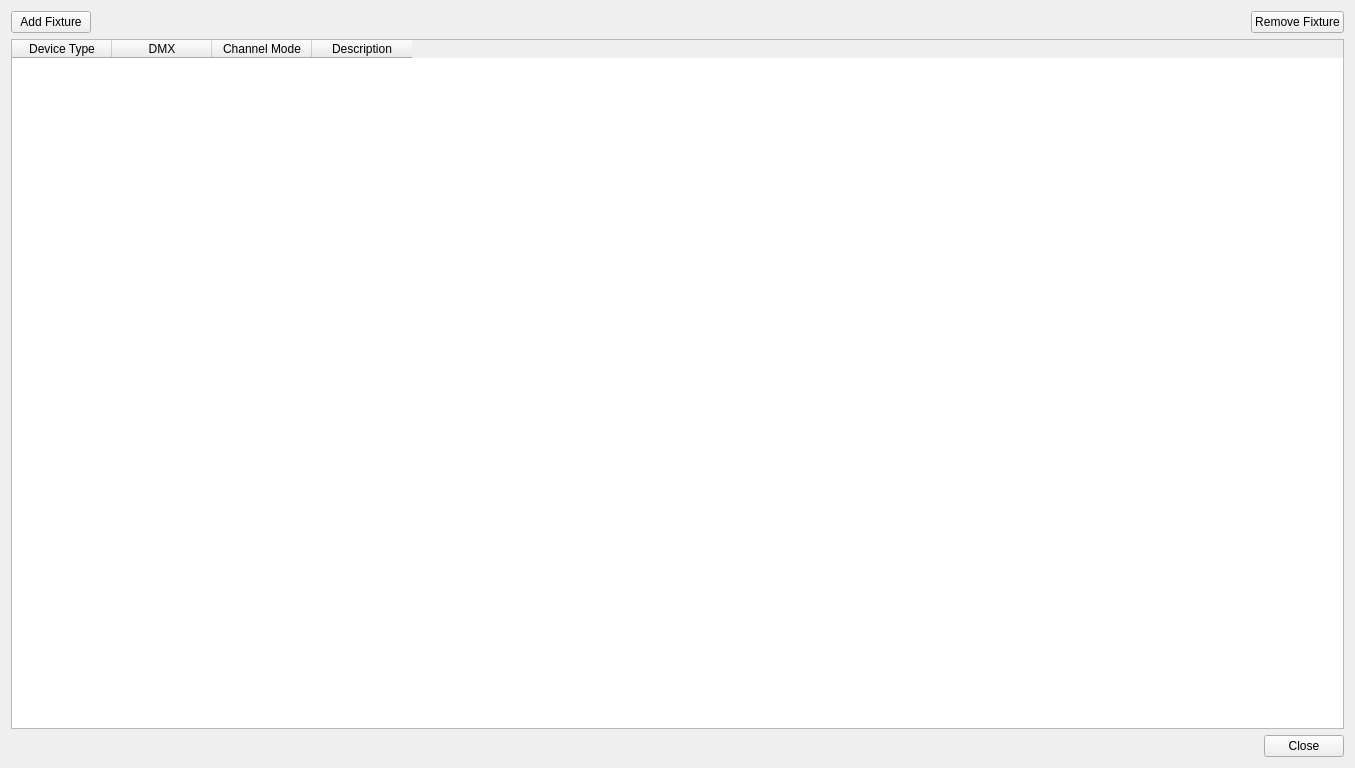
<?xml version="1.0" encoding="UTF-8"?>
<ui version="4.0">
 <class>UniverseEditorWidget</class>
 <widget class="QWidget" name="UniverseEditorWidget">
  <property name="geometry">
   <rect>
    <x>0</x>
    <y>0</y>
    <width>1355</width>
    <height>768</height>
   </rect>
  </property>
  <property name="windowTitle">
   <string>Form</string>
  </property>
  <layout class="QVBoxLayout" name="verticalLayout">
   <item>
    <layout class="QHBoxLayout" name="horizontalLayout">
     <item>
      <widget class="QPushButton" name="pushButton_addFixture">
       <property name="text">
        <string>Add Fixture</string>
       </property>
      </widget>
     </item>
     <item>
      <spacer name="horizontalSpacer">
       <property name="orientation">
        <enum>Qt::Horizontal</enum>
       </property>
       <property name="sizeHint" stdset="0">
        <size>
         <width>40</width>
         <height>20</height>
        </size>
       </property>
      </spacer>
     </item>
     <item>
      <widget class="QPushButton" name="pushButton_removeFixture">
       <property name="text">
        <string>Remove Fixture</string>
       </property>
      </widget>
     </item>
    </layout>
   </item>
   <item>
    <widget class="QTableWidget" name="universeTable">
     <attribute name="horizontalHeaderCascadingSectionResizes">
      <bool>true</bool>
     </attribute>
     <attribute name="verticalHeaderVisible">
      <bool>false</bool>
     </attribute>
     <column>
      <property name="text">
       <string>Device Type</string>
      </property>
     </column>
     <column>
      <property name="text">
       <string>DMX</string>
      </property>
     </column>
     <column>
      <property name="text">
       <string>Channel Mode</string>
      </property>
     </column>
     <column>
      <property name="text">
       <string>Description</string>
      </property>
     </column>
    </widget>
   </item>
   <item>
    <layout class="QHBoxLayout" name="horizontalLayout_2">
     <item>
      <spacer name="horizontalSpacer_2">
       <property name="orientation">
        <enum>Qt::Horizontal</enum>
       </property>
       <property name="sizeHint" stdset="0">
        <size>
         <width>40</width>
         <height>20</height>
        </size>
       </property>
      </spacer>
     </item>
     <item>
      <widget class="QPushButton" name="pushButton_close">
       <property name="text">
        <string>Close</string>
       </property>
      </widget>
     </item>
    </layout>
   </item>
  </layout>
 </widget>
 <resources/>
 <connections/>
</ui>
